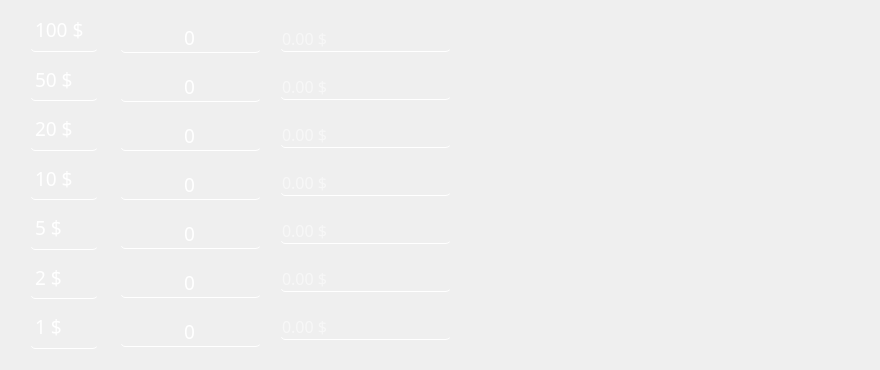
      <widget class="QWidget" name="Canada">
       <widget class="QLabel" name="label_35">
        <property name="geometry">
         <rect>
          <x>580</x>
          <y>0</y>
          <width>291</width>
          <height>341</height>
         </rect>
        </property>
        <property name="text">
         <string/>
        </property>
        <property name="pixmap">
         <pixmap>devise/canada-106.png</pixmap>
        </property>
        <property name="scaledContents">
         <bool>true</bool>
        </property>
       </widget>
       <widget class="QWidget" name="">
        <property name="geometry">
         <rect>
          <x>120</x>
          <y>10</y>
          <width>141</width>
          <height>351</height>
         </rect>
        </property>
        <layout class="QVBoxLayout" name="verticalLayout_11">
         <item>
          <widget class="QLineEdit" name="cv">
           <property name="font">
            <font>
             <family>Mongolian Baiti</family>
             <pointsize>14</pointsize>
            </font>
           </property>
           <property name="styleSheet">
            <string notr="true">color: rgb(255, 255, 255);
border-radius:5px;
background-color:transparent;
border-bottom:1px solid rgb(255, 255, 255);</string>
           </property>
           <property name="text">
            <string>0</string>
           </property>
           <property name="alignment">
            <set>Qt::AlignCenter</set>
           </property>
           <property name="placeholderText">
            <string>Qté.</string>
           </property>
          </widget>
         </item>
         <item>
          <widget class="QLineEdit" name="cv_2">
           <property name="font">
            <font>
             <family>Mongolian Baiti</family>
             <pointsize>14</pointsize>
            </font>
           </property>
           <property name="styleSheet">
            <string notr="true">color: rgb(255, 255, 255);
border-radius:5px;
background-color:transparent;
border-bottom:1px solid rgb(255, 255, 255);</string>
           </property>
           <property name="text">
            <string>0</string>
           </property>
           <property name="alignment">
            <set>Qt::AlignCenter</set>
           </property>
           <property name="placeholderText">
            <string>Qté.</string>
           </property>
          </widget>
         </item>
         <item>
          <widget class="QLineEdit" name="cv_3">
           <property name="font">
            <font>
             <family>Mongolian Baiti</family>
             <pointsize>14</pointsize>
            </font>
           </property>
           <property name="styleSheet">
            <string notr="true">color: rgb(255, 255, 255);
border-radius:5px;
background-color:transparent;
border-bottom:1px solid rgb(255, 255, 255);</string>
           </property>
           <property name="text">
            <string>0</string>
           </property>
           <property name="alignment">
            <set>Qt::AlignCenter</set>
           </property>
           <property name="placeholderText">
            <string>Qté.</string>
           </property>
          </widget>
         </item>
         <item>
          <widget class="QLineEdit" name="cv_4">
           <property name="font">
            <font>
             <family>Mongolian Baiti</family>
             <pointsize>14</pointsize>
            </font>
           </property>
           <property name="styleSheet">
            <string notr="true">color: rgb(255, 255, 255);
border-radius:5px;
background-color:transparent;
border-bottom:1px solid rgb(255, 255, 255);</string>
           </property>
           <property name="text">
            <string>0</string>
           </property>
           <property name="alignment">
            <set>Qt::AlignCenter</set>
           </property>
           <property name="placeholderText">
            <string>Qté.</string>
           </property>
          </widget>
         </item>
         <item>
          <widget class="QLineEdit" name="cv_5">
           <property name="font">
            <font>
             <family>Mongolian Baiti</family>
             <pointsize>14</pointsize>
            </font>
           </property>
           <property name="styleSheet">
            <string notr="true">color: rgb(255, 255, 255);
border-radius:5px;
background-color:transparent;
border-bottom:1px solid rgb(255, 255, 255);</string>
           </property>
           <property name="text">
            <string>0</string>
           </property>
           <property name="alignment">
            <set>Qt::AlignCenter</set>
           </property>
           <property name="placeholderText">
            <string>Qté.</string>
           </property>
          </widget>
         </item>
         <item>
          <widget class="QLineEdit" name="cv_6">
           <property name="font">
            <font>
             <family>Mongolian Baiti</family>
             <pointsize>14</pointsize>
            </font>
           </property>
           <property name="styleSheet">
            <string notr="true">color: rgb(255, 255, 255);
border-radius:5px;
background-color:transparent;
border-bottom:1px solid rgb(255, 255, 255);</string>
           </property>
           <property name="text">
            <string>0</string>
           </property>
           <property name="alignment">
            <set>Qt::AlignCenter</set>
           </property>
           <property name="placeholderText">
            <string>Qté.</string>
           </property>
          </widget>
         </item>
         <item>
          <widget class="QLineEdit" name="cv_7">
           <property name="font">
            <font>
             <family>Mongolian Baiti</family>
             <pointsize>14</pointsize>
            </font>
           </property>
           <property name="styleSheet">
            <string notr="true">color: rgb(255, 255, 255);
border-radius:5px;
background-color:transparent;
border-bottom:1px solid rgb(255, 255, 255);</string>
           </property>
           <property name="text">
            <string>0</string>
           </property>
           <property name="alignment">
            <set>Qt::AlignCenter</set>
           </property>
           <property name="placeholderText">
            <string>Qté.</string>
           </property>
          </widget>
         </item>
        </layout>
       </widget>
       <widget class="QWidget" name="">
        <property name="geometry">
         <rect>
          <x>280</x>
          <y>10</y>
          <width>171</width>
          <height>351</height>
         </rect>
        </property>
        <layout class="QVBoxLayout" name="verticalLayout_12">
         <item>
          <widget class="QLineEdit" name="cx">
           <property name="font">
            <font>
             <family>Mongolian Baiti</family>
             <pointsize>12</pointsize>
            </font>
           </property>
           <property name="styleSheet">
            <string notr="true">color: rgb(255, 255, 255);
border-radius:5px;
background-color:transparent;
border-bottom:1px solid rgb(255, 255, 255);</string>
           </property>
           <property name="text">
            <string/>
           </property>
           <property name="readOnly">
            <bool>true</bool>
           </property>
           <property name="placeholderText">
            <string>0.00 $</string>
           </property>
          </widget>
         </item>
         <item>
          <widget class="QLineEdit" name="cx_2">
           <property name="font">
            <font>
             <family>Mongolian Baiti</family>
             <pointsize>12</pointsize>
            </font>
           </property>
           <property name="styleSheet">
            <string notr="true">color: rgb(255, 255, 255);
border-radius:5px;
background-color:transparent;
border-bottom:1px solid rgb(255, 255, 255);</string>
           </property>
           <property name="text">
            <string/>
           </property>
           <property name="readOnly">
            <bool>true</bool>
           </property>
           <property name="placeholderText">
            <string>0.00 $</string>
           </property>
          </widget>
         </item>
         <item>
          <widget class="QLineEdit" name="cx_3">
           <property name="font">
            <font>
             <family>Mongolian Baiti</family>
             <pointsize>12</pointsize>
            </font>
           </property>
           <property name="styleSheet">
            <string notr="true">color: rgb(255, 255, 255);
border-radius:5px;
background-color:transparent;
border-bottom:1px solid rgb(255, 255, 255);</string>
           </property>
           <property name="text">
            <string/>
           </property>
           <property name="readOnly">
            <bool>true</bool>
           </property>
           <property name="placeholderText">
            <string>0.00 $</string>
           </property>
          </widget>
         </item>
         <item>
          <widget class="QLineEdit" name="cx_4">
           <property name="font">
            <font>
             <family>Mongolian Baiti</family>
             <pointsize>12</pointsize>
            </font>
           </property>
           <property name="styleSheet">
            <string notr="true">color: rgb(255, 255, 255);
border-radius:5px;
background-color:transparent;
border-bottom:1px solid rgb(255, 255, 255);</string>
           </property>
           <property name="text">
            <string/>
           </property>
           <property name="readOnly">
            <bool>true</bool>
           </property>
           <property name="placeholderText">
            <string>0.00 $</string>
           </property>
          </widget>
         </item>
         <item>
          <widget class="QLineEdit" name="cx_5">
           <property name="font">
            <font>
             <family>Mongolian Baiti</family>
             <pointsize>12</pointsize>
            </font>
           </property>
           <property name="styleSheet">
            <string notr="true">color: rgb(255, 255, 255);
border-radius:5px;
background-color:transparent;
border-bottom:1px solid rgb(255, 255, 255);</string>
           </property>
           <property name="text">
            <string/>
           </property>
           <property name="readOnly">
            <bool>true</bool>
           </property>
           <property name="placeholderText">
            <string>0.00 $</string>
           </property>
          </widget>
         </item>
         <item>
          <widget class="QLineEdit" name="cx_6">
           <property name="font">
            <font>
             <family>Mongolian Baiti</family>
             <pointsize>12</pointsize>
            </font>
           </property>
           <property name="styleSheet">
            <string notr="true">color: rgb(255, 255, 255);
border-radius:5px;
background-color:transparent;
border-bottom:1px solid rgb(255, 255, 255);</string>
           </property>
           <property name="text">
            <string/>
           </property>
           <property name="readOnly">
            <bool>true</bool>
           </property>
           <property name="placeholderText">
            <string>0.00 $</string>
           </property>
          </widget>
         </item>
         <item>
          <widget class="QLineEdit" name="cx_7">
           <property name="font">
            <font>
             <family>Mongolian Baiti</family>
             <pointsize>12</pointsize>
            </font>
           </property>
           <property name="styleSheet">
            <string notr="true">color: rgb(255, 255, 255);
border-radius:5px;
background-color:transparent;
border-bottom:1px solid rgb(255, 255, 255);</string>
           </property>
           <property name="text">
            <string/>
           </property>
           <property name="readOnly">
            <bool>true</bool>
           </property>
           <property name="placeholderText">
            <string>0.00 $</string>
           </property>
          </widget>
         </item>
        </layout>
       </widget>
       <widget class="QWidget" name="">
        <property name="geometry">
         <rect>
          <x>30</x>
          <y>8</y>
          <width>68</width>
          <height>341</height>
         </rect>
        </property>
        <layout class="QVBoxLayout" name="verticalLayout_28">
         <item>
          <widget class="QLabel" name="label_71">
           <property name="font">
            <font>
             <family>Mongolian Baiti</family>
             <pointsize>14</pointsize>
            </font>
           </property>
           <property name="styleSheet">
            <string notr="true">color: rgb(255, 255, 255);
border-radius:5px;
background-color:transparent;
border-bottom:1px solid rgb(255, 255, 255);</string>
           </property>
           <property name="text">
            <string>100 $</string>
           </property>
          </widget>
         </item>
         <item>
          <widget class="QLabel" name="label_72">
           <property name="font">
            <font>
             <family>Mongolian Baiti</family>
             <pointsize>14</pointsize>
            </font>
           </property>
           <property name="styleSheet">
            <string notr="true">color: rgb(255, 255, 255);
border-radius:5px;
background-color:transparent;
border-bottom:1px solid rgb(255, 255, 255);</string>
           </property>
           <property name="text">
            <string>50 $</string>
           </property>
          </widget>
         </item>
         <item>
          <widget class="QLabel" name="label_70">
           <property name="font">
            <font>
             <family>Mongolian Baiti</family>
             <pointsize>14</pointsize>
            </font>
           </property>
           <property name="styleSheet">
            <string notr="true">color: rgb(255, 255, 255);
border-radius:5px;
background-color:transparent;
border-bottom:1px solid rgb(255, 255, 255);</string>
           </property>
           <property name="text">
            <string>20 $</string>
           </property>
          </widget>
         </item>
         <item>
          <widget class="QLabel" name="label_75">
           <property name="font">
            <font>
             <family>Mongolian Baiti</family>
             <pointsize>14</pointsize>
            </font>
           </property>
           <property name="styleSheet">
            <string notr="true">color: rgb(255, 255, 255);
border-radius:5px;
background-color:transparent;
border-bottom:1px solid rgb(255, 255, 255);</string>
           </property>
           <property name="text">
            <string>10 $</string>
           </property>
          </widget>
         </item>
         <item>
          <widget class="QLabel" name="label_74">
           <property name="font">
            <font>
             <family>Mongolian Baiti</family>
             <pointsize>14</pointsize>
            </font>
           </property>
           <property name="styleSheet">
            <string notr="true">color: rgb(255, 255, 255);
border-radius:5px;
background-color:transparent;
border-bottom:1px solid rgb(255, 255, 255);</string>
           </property>
           <property name="text">
            <string>5 $</string>
           </property>
          </widget>
         </item>
         <item>
          <widget class="QLabel" name="label_73">
           <property name="font">
            <font>
             <family>Mongolian Baiti</family>
             <pointsize>14</pointsize>
            </font>
           </property>
           <property name="styleSheet">
            <string notr="true">color: rgb(255, 255, 255);
border-radius:5px;
background-color:transparent;
border-bottom:1px solid rgb(255, 255, 255);</string>
           </property>
           <property name="text">
            <string>2 $</string>
           </property>
          </widget>
         </item>
         <item>
          <widget class="QLabel" name="label_76">
           <property name="font">
            <font>
             <family>Mongolian Baiti</family>
             <pointsize>14</pointsize>
            </font>
           </property>
           <property name="styleSheet">
            <string notr="true">color: rgb(255, 255, 255);
border-radius:5px;
background-color:transparent;
border-bottom:1px solid rgb(255, 255, 255);</string>
           </property>
           <property name="text">
            <string>1 $</string>
           </property>
          </widget>
         </item>
        </layout>
       </widget>
      </widget>
